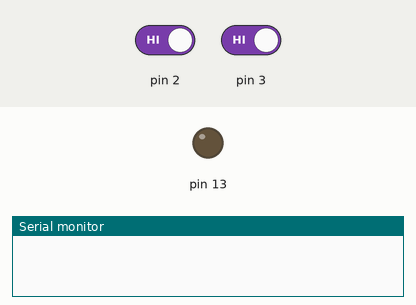
Simulated run of this sketch. Board: Arduino Uno, built with avr-gcc and run on an emulated ATmega328P. Shown: output pins drawn as LEDs (lit = HIGH), the last lines printed to the serial monitor. Inputs (shaded band) come from the test bench; at power-on: pin 2 HIGH, pin 3 HIGH.

Above: at 1.2 s.
1.3 s: pin 2 driven LOW
At 1.6 s:
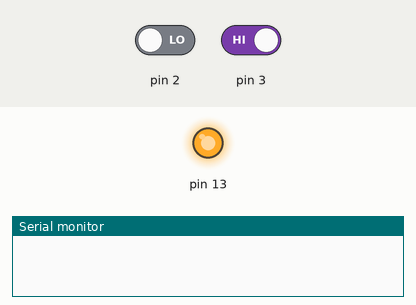
2.8 s: pin 3 driven LOW
At 4.0 s:
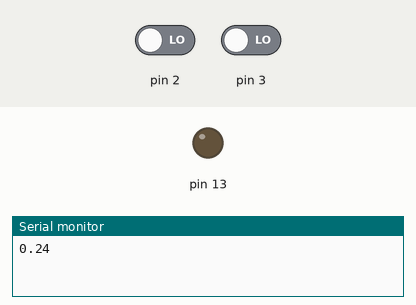
Timing chart, 0 to 5.8 s (numbered marks = the images above; inputs shaded):
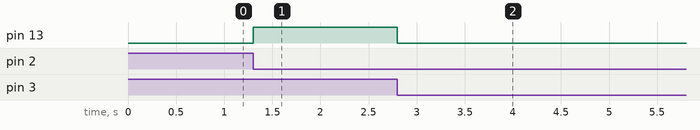

The sketch:

BowlingSensors.ino
```cpp
unsigned long time1 = 0;
unsigned long time2 = 0;
double sensorGapInM = 0.1;


void setup() {
  // initialize the digital pin as an output.
  pinMode(13,OUTPUT);
   attachInterrupt(0, intfunc1, FALLING);
   attachInterrupt(1, intfunc2, FALLING);
    Serial.begin(9600);
}

void loop() {

  if (time1>0 && time2>0 && time2>time1 )
  {
    double velocity = 3.6 * ( sensorGapInM ) /  (((double)time2 - (double)time1) / 1000.0);
    Serial.println(velocity);
    time1=0;
    time2=0;
  }

}

void changeState(int pin) {
  if (digitalRead(pin))
      digitalWrite(pin,LOW);
  else
      digitalWrite(pin,HIGH);

}

void intfunc1() {
  time1 = millis();
  changeState(13);
}

void intfunc2() {
  time2 = millis();
  changeState(13);
}
```

Measured:
- after the input at 1.3 s, pin 13: LOW → HIGH at once
- after the input at 2.8 s, pin 13: HIGH → LOW at once
